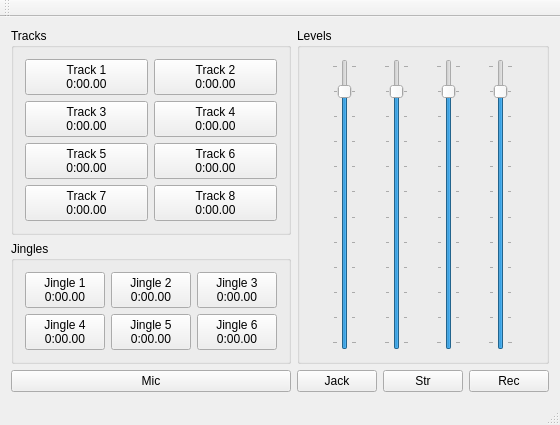
<?xml version="1.0" encoding="UTF-8"?>
<ui version="4.0">
 <class>MainWindow</class>
 <widget class="QMainWindow" name="MainWindow">
  <property name="geometry">
   <rect>
    <x>0</x>
    <y>0</y>
    <width>506</width>
    <height>388</height>
   </rect>
  </property>
  <property name="windowTitle">
   <string>MainWindow</string>
  </property>
  <widget class="QWidget" name="centralWidget">
   <layout class="QGridLayout" name="gridLayout_2">
    <item row="0" column="0">
     <layout class="QGridLayout" name="Buttons">
      <item row="0" column="0">
       <widget class="QGroupBox" name="Tracks">
        <property name="title">
         <string>Tracks</string>
        </property>
        <layout class="QGridLayout" name="_2">
         <item row="2" column="1">
          <widget class="QPushButton" name="Track4">
           <property name="text">
            <string>Track 4
0:00.00</string>
           </property>
          </widget>
         </item>
         <item row="2" column="0">
          <widget class="QPushButton" name="Track3">
           <property name="text">
            <string>Track 3
0:00.00</string>
           </property>
          </widget>
         </item>
         <item row="3" column="0">
          <widget class="QPushButton" name="Track5">
           <property name="text">
            <string>Track 5
0:00.00</string>
           </property>
          </widget>
         </item>
         <item row="4" column="1">
          <widget class="QPushButton" name="Track8">
           <property name="text">
            <string>Track 8
0:00.00</string>
           </property>
          </widget>
         </item>
         <item row="3" column="1">
          <widget class="QPushButton" name="Track6">
           <property name="text">
            <string>Track 6
0:00.00</string>
           </property>
          </widget>
         </item>
         <item row="4" column="0">
          <widget class="QPushButton" name="Track7">
           <property name="text">
            <string>Track 7
0:00.00</string>
           </property>
          </widget>
         </item>
         <item row="0" column="1">
          <widget class="QPushButton" name="Track2">
           <property name="text">
            <string>Track 2
0:00.00</string>
           </property>
          </widget>
         </item>
         <item row="0" column="0">
          <widget class="QPushButton" name="Track1">
           <property name="text">
            <string>Track 1
0:00.00</string>
           </property>
          </widget>
         </item>
        </layout>
       </widget>
      </item>
      <item row="1" column="0">
       <widget class="QGroupBox" name="Jingles">
        <property name="title">
         <string>Jingles</string>
        </property>
        <layout class="QGridLayout" name="gridLayout_3">
         <property name="sizeConstraint">
          <enum>QLayout::SetMinimumSize</enum>
         </property>
         <item row="0" column="2">
          <widget class="QPushButton" name="Jingle3">
           <property name="text">
            <string>Jingle 3
0:00.00</string>
           </property>
          </widget>
         </item>
         <item row="0" column="1">
          <widget class="QPushButton" name="Jingle2">
           <property name="text">
            <string>Jingle 2
0:00.00</string>
           </property>
          </widget>
         </item>
         <item row="0" column="0">
          <widget class="QPushButton" name="Jingle1">
           <property name="text">
            <string>Jingle 1
0:00.00</string>
           </property>
          </widget>
         </item>
         <item row="1" column="0">
          <widget class="QPushButton" name="Jingle4">
           <property name="text">
            <string>Jingle 4
0:00.00</string>
           </property>
          </widget>
         </item>
         <item row="1" column="1">
          <widget class="QPushButton" name="Jingle5">
           <property name="text">
            <string>Jingle 5
0:00.00</string>
           </property>
          </widget>
         </item>
         <item row="1" column="2">
          <widget class="QPushButton" name="Jingle6">
           <property name="text">
            <string>Jingle 6
0:00.00</string>
           </property>
          </widget>
         </item>
        </layout>
       </widget>
      </item>
     </layout>
    </item>
    <item row="2" column="1">
     <layout class="QHBoxLayout" name="Controls">
      <item>
       <widget class="QPushButton" name="Jack">
        <property name="text">
         <string>Jack</string>
        </property>
       </widget>
      </item>
      <item>
       <widget class="QPushButton" name="Stream">
        <property name="sizePolicy">
         <sizepolicy hsizetype="Minimum" vsizetype="Minimum">
          <horstretch>0</horstretch>
          <verstretch>0</verstretch>
         </sizepolicy>
        </property>
        <property name="text">
         <string>Str</string>
        </property>
       </widget>
      </item>
      <item>
       <widget class="QPushButton" name="Record">
        <property name="sizePolicy">
         <sizepolicy hsizetype="Minimum" vsizetype="Minimum">
          <horstretch>0</horstretch>
          <verstretch>0</verstretch>
         </sizepolicy>
        </property>
        <property name="text">
         <string>Rec</string>
        </property>
       </widget>
      </item>
     </layout>
    </item>
    <item row="2" column="0">
     <widget class="QPushButton" name="Mic">
      <property name="text">
       <string>Mic</string>
      </property>
     </widget>
    </item>
    <item row="0" column="1">
     <widget class="QGroupBox" name="VolumeSliders">
      <property name="title">
       <string>Levels</string>
      </property>
      <layout class="QHBoxLayout" name="VolumeSliders_1">
       <item>
        <widget class="QSlider" name="MicVolume">
         <property name="minimum">
          <number>-100</number>
         </property>
         <property name="maximum">
          <number>10</number>
         </property>
         <property name="orientation">
          <enum>Qt::Vertical</enum>
         </property>
         <property name="invertedAppearance">
          <bool>false</bool>
         </property>
         <property name="invertedControls">
          <bool>false</bool>
         </property>
         <property name="tickPosition">
          <enum>QSlider::TicksBothSides</enum>
         </property>
         <property name="tickInterval">
          <number>10</number>
         </property>
        </widget>
       </item>
       <item>
        <widget class="QSlider" name="TracksVolume">
         <property name="minimum">
          <number>-100</number>
         </property>
         <property name="maximum">
          <number>10</number>
         </property>
         <property name="orientation">
          <enum>Qt::Vertical</enum>
         </property>
         <property name="tickPosition">
          <enum>QSlider::TicksBothSides</enum>
         </property>
         <property name="tickInterval">
          <number>10</number>
         </property>
        </widget>
       </item>
       <item>
        <widget class="QSlider" name="EffectsVolume">
         <property name="minimum">
          <number>-100</number>
         </property>
         <property name="maximum">
          <number>10</number>
         </property>
         <property name="orientation">
          <enum>Qt::Vertical</enum>
         </property>
         <property name="tickPosition">
          <enum>QSlider::TicksBothSides</enum>
         </property>
         <property name="tickInterval">
          <number>10</number>
         </property>
        </widget>
       </item>
       <item>
        <widget class="QSlider" name="MasterVolume">
         <property name="minimum">
          <number>-100</number>
         </property>
         <property name="maximum">
          <number>10</number>
         </property>
         <property name="value">
          <number>0</number>
         </property>
         <property name="orientation">
          <enum>Qt::Vertical</enum>
         </property>
         <property name="tickPosition">
          <enum>QSlider::TicksBothSides</enum>
         </property>
         <property name="tickInterval">
          <number>10</number>
         </property>
        </widget>
       </item>
      </layout>
     </widget>
    </item>
   </layout>
  </widget>
  <widget class="QMenuBar" name="menuBar">
   <property name="geometry">
    <rect>
     <x>0</x>
     <y>0</y>
     <width>506</width>
     <height>21</height>
    </rect>
   </property>
  </widget>
  <widget class="QToolBar" name="mainToolBar">
   <attribute name="toolBarArea">
    <enum>TopToolBarArea</enum>
   </attribute>
   <attribute name="toolBarBreak">
    <bool>false</bool>
   </attribute>
  </widget>
  <widget class="QStatusBar" name="statusBar"/>
 </widget>
 <layoutdefault spacing="6" margin="11"/>
 <resources/>
 <connections/>
</ui>
